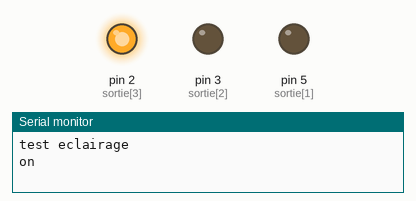
Simulated run of this sketch. Board: Arduino Uno, built with avr-gcc and run on an emulated ATmega328P. Parts: output pins drawn as LEDs (lit = HIGH), the last lines printed to the serial monitor.

Above: at 0.1 s.
At 3.1 s:
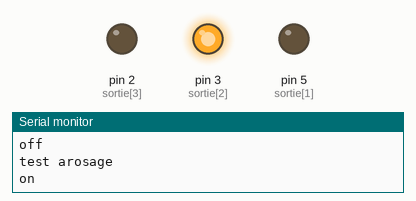
At 14.1 s:
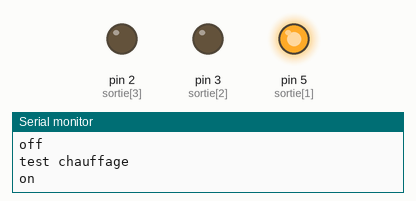
At 64.1 s:
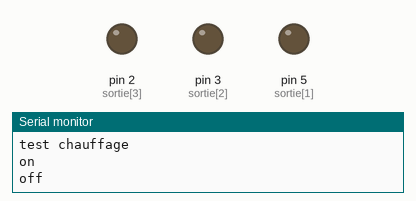
Timing chart, 0 to 65.6 s (numbered marks = the images above):
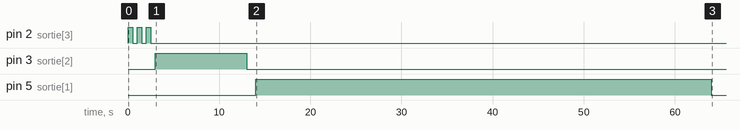

The sketch:

checkOut.ino
```cpp
int sortie[]={4,5,3,2};
void setup() {
  Serial.begin(9600);
  pinMode(sortie[1],OUTPUT);
  pinMode(sortie[2],OUTPUT);
  pinMode(sortie[3],OUTPUT);
////////////////////////////////////////////////////////
////////////////ECLAIRAGE///////////////////////////////
  Serial.println("test eclairage");
  digitalWrite(sortie[3],HIGH);
  Serial.println("on");
  delay(500);
  digitalWrite(sortie[3],LOW);
  Serial.println("off");
  delay(500);
    digitalWrite(sortie[3],HIGH);
  Serial.println("on");
  delay(500);
  digitalWrite(sortie[3],LOW);
  Serial.println("off");
  delay(500);
    digitalWrite(sortie[3],HIGH);
  Serial.println("on");
  delay(500);
  digitalWrite(sortie[3],LOW);
  Serial.println("off");
  delay(500);

/////////////////////////////////////////////////////
/////////////////AROSAGE////////////////////////////
  Serial.println("test arosage");
  digitalWrite(sortie[2],HIGH);
  Serial.println("on");
  delay(10000);
  digitalWrite(sortie[2],LOW);
  Serial.println("off");
  delay(1000);

 //////////////////////////////////////////////
 ///////////CHAUFFAGE/////////////////////////
  Serial.println("test chauffage");
  digitalWrite(sortie[1],HIGH);
  Serial.println("on");
  delay(50000);
  digitalWrite(sortie[1],LOW);
  Serial.println("off");
  delay(1000);

}

void loop() {
  // put your main code here, to run repeatedly:

}
```
